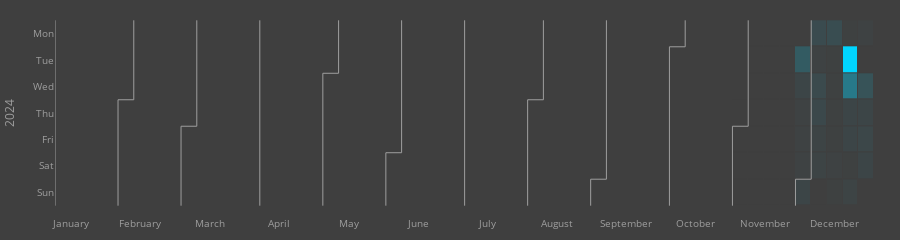

The notebook cell saved with this chart:
### Code cell
custom_colorscale = [
    [0, "#3f3f3f"],  # スケールの最小値に対応する色
    [1, "#00d5ff"]    # スケールの最大値に対応する色
]

# タイルプロット
fig = calplot(df, x="date", y="value",
              colorscale=custom_colorscale)
fig.update_layout({"yaxis": {"title": "2024"},
                  "plot_bgcolor": "#3f3f3f",
                  "paper_bgcolor": "#3f3f3f"})
fig.update_layout(margin=dict(l=10, r=10, t=10, b=10))
fig.write_html("html_figures/researchmap.html")
fig

### Figure 1 — Plotly figure (JSON) as saved in the notebook; plotly's stock layout.template omitted (floating-point values rounded to 4 significant figures; data arrays with more than 128 entries replaced by an {"elided": "..."} marker saying what was removed)
{"data": [{"colorscale": [[0, "#3f3f3f"], [1, "#00d5ff"]], "customdata": {"elided": "366x2 str values"}, "hovertemplate": "%{customdata[0]} <br>Week=%{x} <br>%{customdata[1]}=%{z}", "name": "2024", "showscale": false, "type": "heatmap", "x": {"elided": "366 int values"}, "xaxis": "x", "xgap": 1, "y": {"elided": "366 int values"}, "yaxis": "y", "ygap": 1, "z": {"elided": "366 int values"}, "zmax": 98, "zmin": 0}, {"hoverinfo": "skip", "line": {"color": "#9e9e9e", "width": 1}, "mode": "lines", "type": "scatter", "x": [0.5, 0.5], "xaxis": "x", "y": [-0.5, 6.5], "yaxis": "y"}, {"hoverinfo": "skip", "line": {"color": "#9e9e9e", "width": 1}, "mode": "lines", "type": "scatter", "x": [4.5, 4.5], "xaxis": "x", "y": [2.5, 6.5], "yaxis": "y"}, {"hoverinfo": "skip", "line": {"color": "#9e9e9e", "width": 1}, "mode": "lines", "type": "scatter", "x": [4.5, 5.5], "xaxis": "x", "y": [2.5, 2.5], "yaxis": "y"}, {"hoverinfo": "skip", "line": {"color": "#9e9e9e", "width": 1}, "mode": "lines", "type": "scatter", "x": [5.5, 5.5], "xaxis": "x", "y": [2.5, -0.5], "yaxis": "y"}, {"hoverinfo": "skip", "line": {"color": "#9e9e9e", "width": 1}, "mode": "lines", "type": "scatter", "x": [8.5, 8.5], "xaxis": "x", "y": [3.5, 6.5], "yaxis": "y"}, {"hoverinfo": "skip", "line": {"color": "#9e9e9e", "width": 1}, "mode": "lines", "type": "scatter", "x": [8.5, 9.5], "xaxis": "x", "y": [3.5, 3.5], "yaxis": "y"}, {"hoverinfo": "skip", "line": {"color": "#9e9e9e", "width": 1}, "mode": "lines", "type": "scatter", "x": [9.5, 9.5], "xaxis": "x", "y": [3.5, -0.5], "yaxis": "y"}, {"hoverinfo": "skip", "line": {"color": "#9e9e9e", "width": 1}, "mode": "lines", "type": "scatter", "x": [13.5, 13.5], "xaxis": "x", "y": [-0.5, 6.5], "yaxis": "y"}, {"hoverinfo": "skip", "line": {"color": "#9e9e9e", "width": 1}, "mode": "lines", "type": "scatter", "x": [17.5, 17.5], "xaxis": "x", "y": [1.5, 6.5], "yaxis": "y"}, {"hoverinfo": "skip", "line": {"color": "#9e9e9e", "width": 1}, "mode": "lines", "type": "scatter", "x": [17.5, 18.5], "xaxis": "x", "y": [1.5, 1.5], "yaxis": "y"}, {"hoverinfo": "skip", "line": {"color": "#9e9e9e", "width": 1}, "mode": "lines", "type": "scatter", "x": [18.5, 18.5], "xaxis": "x", "y": [1.5, -0.5], "yaxis": "y"}, {"hoverinfo": "skip", "line": {"color": "#9e9e9e", "width": 1}, "mode": "lines", "type": "scatter", "x": [21.5, 21.5], "xaxis": "x", "y": [4.5, 6.5], "yaxis": "y"}, {"hoverinfo": "skip", "line": {"color": "#9e9e9e", "width": 1}, "mode": "lines", "type": "scatter", "x": [21.5, 22.5], "xaxis": "x", "y": [4.5, 4.5], "yaxis": "y"}, {"hoverinfo": "skip", "line": {"color": "#9e9e9e", "width": 1}, "mode": "lines", "type": "scatter", "x": [22.5, 22.5], "xaxis": "x", "y": [4.5, -0.5], "yaxis": "y"}, {"hoverinfo": "skip", "line": {"color": "#9e9e9e", "width": 1}, "mode": "lines", "type": "scatter", "x": [26.5, 26.5], "xaxis": "x", "y": [-0.5, 6.5], "yaxis": "y"}, {"hoverinfo": "skip", "line": {"color": "#9e9e9e", "width": 1}, "mode": "lines", "type": "scatter", "x": [30.5, 30.5], "xaxis": "x", "y": [2.5, 6.5], "yaxis": "y"}, {"hoverinfo": "skip", "line": {"color": "#9e9e9e", "width": 1}, "mode": "lines", "type": "scatter", "x": [30.5, 31.5], "xaxis": "x", "y": [2.5, 2.5], "yaxis": "y"}, {"hoverinfo": "skip", "line": {"color": "#9e9e9e", "width": 1}, "mode": "lines", "type": "scatter", "x": [31.5, 31.5], "xaxis": "x", "y": [2.5, -0.5], "yaxis": "y"}, {"hoverinfo": "skip", "line": {"color": "#9e9e9e", "width": 1}, "mode": "lines", "type": "scatter", "x": [34.5, 34.5], "xaxis": "x", "y": [5.5, 6.5], "yaxis": "y"}, {"hoverinfo": "skip", "line": {"color": "#9e9e9e", "width": 1}, "mode": "lines", "type": "scatter", "x": [34.5, 35.5], "xaxis": "x", "y": [5.5, 5.5], "yaxis": "y"}, {"hoverinfo": "skip", "line": {"color": "#9e9e9e", "width": 1}, "mode": "lines", "type": "scatter", "x": [35.5, 35.5], "xaxis": "x", "y": [5.5, -0.5], "yaxis": "y"}, {"hoverinfo": "skip", "line": {"color": "#9e9e9e", "width": 1}, "mode": "lines", "type": "scatter", "x": [39.5, 39.5], "xaxis": "x", "y": [0.5, 6.5], "yaxis": "y"}, {"hoverinfo": "skip", "line": {"color": "#9e9e9e", "width": 1}, "mode": "lines", "type": "scatter", "x": [39.5, 40.5], "xaxis": "x", "y": [0.5, 0.5], "yaxis": "y"}, {"hoverinfo": "skip", "line": {"color": "#9e9e9e", "width": 1}, "mode": "lines", "type": "scatter", "x": [40.5, 40.5], "xaxis": "x", "y": [0.5, -0.5], "yaxis": "y"}, {"hoverinfo": "skip", "line": {"color": "#9e9e9e", "width": 1}, "mode": "lines", "type": "scatter", "x": [43.5, 43.5], "xaxis": "x", "y": [3.5, 6.5], "yaxis": "y"}, {"hoverinfo": "skip", "line": {"color": "#9e9e9e", "width": 1}, "mode": "lines", "type": "scatter", "x": [43.5, 44.5], "xaxis": "x", "y": [3.5, 3.5], "yaxis": "y"}, {"hoverinfo": "skip", "line": {"color": "#9e9e9e", "width": 1}, "mode": "lines", "type": "scatter", "x": [44.5, 44.5], "xaxis": "x", "y": [3.5, -0.5], "yaxis": "y"}, {"hoverinfo": "skip", "line": {"color": "#9e9e9e", "width": 1}, "mode": "lines", "type": "scatter", "x": [47.5, 47.5], "xaxis": "x", "y": [5.5, 6.5], "yaxis": "y"}, {"hoverinfo": "skip", "line": {"color": "#9e9e9e", "width": 1}, "mode": "lines", "type": "scatter", "x": [47.5, 48.5], "xaxis": "x", "y": [5.5, 5.5], "yaxis": "y"}, {"hoverinfo": "skip", "line": {"color": "#9e9e9e", "width": 1}, "mode": "lines", "type": "scatter", "x": [48.5, 48.5], "xaxis": "x", "y": [5.5, -0.5], "yaxis": "y"}], "layout": {"font": {"color": "#9e9e9e", "size": 10}, "height": 150, "margin": {"b": 10, "l": 10, "r": 10, "t": 10}, "paper_bgcolor": "#3f3f3f", "plot_bgcolor": "#3f3f3f", "showlegend": false, "title": {"text": ""}, "xaxis": {"anchor": "y", "domain": [0, 1], "showgrid": false, "showline": false, "tickmode": "array", "ticktext": ["January", "February", "March", "April", "May", "June", "July", "August", "September", "October", "November", "December"], "tickvals": [1.5, 5.909, 10.32, 14.73, 19.14, 23.55, 27.95, 32.36, 36.77, 41.18, 45.59, 50], "zeroline": false}, "yaxis": {"anchor": "x", "autorange": "reversed", "domain": [0, 1], "showgrid": false, "showline": false, "tickmode": "array", "ticktext": ["Mon", "Tue", "Wed", "Thu", "Fri", "Sat", "Sun"], "tickvals": [0, 1, 2, 3, 4, 5, 6], "title": {"text": "2024"}, "zeroline": false}}}
